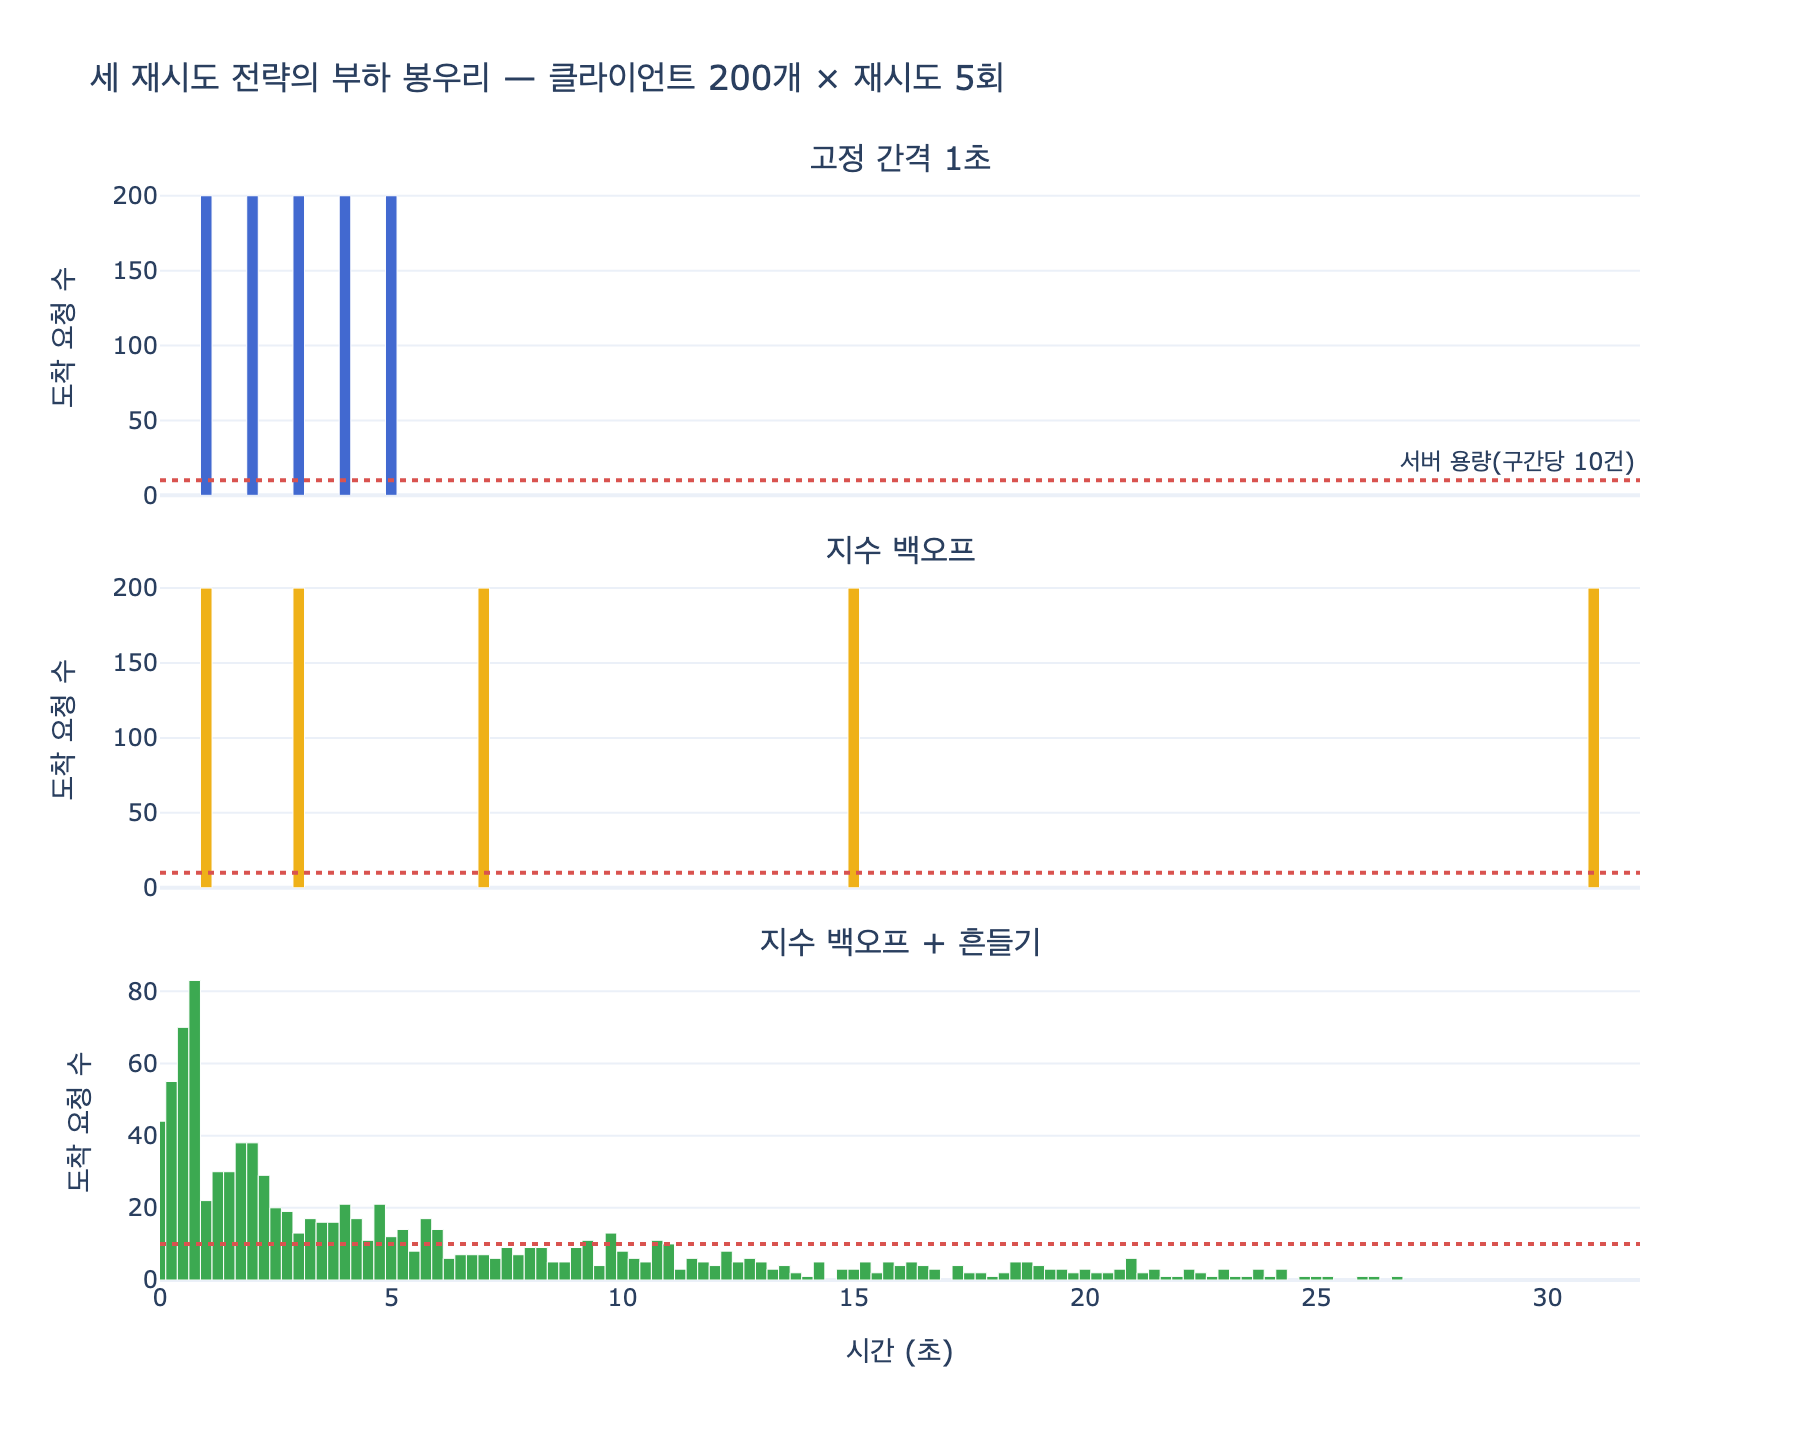

Reproduce this figure in Python.
# %% [markdown]
# # `ex1_backoff.py`의 세 재시도 전략
#
# 질문: `ex1_backoff.py`의 세 재시도 전략은 무엇인가?
#
# 답: **고정 간격 1초**, **지수 백오프(1·2·4·8·16초)**, **지수 백오프 + 흔들기(0~계산값 사이 무작위)**.
#
# 클라이언트 200개가 «동시에» 실패한 뒤 각자 5번 재시도한다고 하자.
# 세 전략 모두 총 요청 수는 $200 \times 5 = 1000$건으로 같다.
# 다른 것은 오직 «언제 도착하느냐»다. 그 차이만으로 서버가 죽고 산다.
#
# | 전략 | $i$번째 재시도까지의 누적 대기 | 특징 |
# |---|---|---|
# | 고정 간격 | $t_i = 1 \cdot (i+1)$ | 매초 200개가 한꺼번에 |
# | 지수 백오프 | $t_i = \sum_{k=0}^{i} \min(2^k, \text{CAP})$ | 간격은 벌어지지만 «다 같이»는 그대로 |
# | 지수 백오프 + 흔들기 | $t_i = \sum_{k=0}^{i} U\big(0,\ \min(2^k, \text{CAP})\big)$ | 봉우리가 흩어짐 |

# %%
# 필요 패키지: plotly, kaleido (시각화·PNG 저장용. 시뮬레이션 자체는 표준 라이브러리만 사용)
import random


def _show(fig):
    try:
        from IPython import get_ipython
        if get_ipython() is not None:  # VSCode 셀/Jupyter에서만 렌더링
            fig.show()
    except ImportError:
        pass


# ex1_backoff.py와 같은 상수
N_CLIENTS = 200        # 동시에 실패한 클라이언트 수
MAX_TRIES = 5          # 각자 5번 재시도
BASE = 1.0             # 기본 대기 (초)
CAP = 30.0             # 대기 상한
BUCKET = 0.25          # 이 간격(초)으로 도착 요청을 센다
SERVER_CAPACITY = 10   # 한 구간에 이만큼만 받아 준다 (초당 40건)

# %% [markdown]
# ## 1. 세 전략의 재시도 시각표
#
# 각 함수는 한 클라이언트의 «재시도 도착 시각» 5개를 돌려준다.

# %%
def schedule_fixed(_rng):
    """고정 간격 — 1초마다 다시. 1, 2, 3, 4, 5초."""
    return [BASE * (i + 1) for i in range(MAX_TRIES)]


def schedule_exp(_rng):
    """지수 백오프 — 대기 1, 2, 4, 8, 16초 (누적 1, 3, 7, 15, 31초)."""
    t, out = 0.0, []
    for i in range(MAX_TRIES):
        t += min(BASE * (2 ** i), CAP)
        out.append(t)
    return out


def schedule_jitter(rng):
    """지수 백오프 + 흔들기 — 0~계산값 사이 무작위로 뽑는다."""
    t, out = 0.0, []
    for i in range(MAX_TRIES):
        t += rng.uniform(0, min(BASE * (2 ** i), CAP))
        out.append(t)
    return out


print("고정 간격  :", schedule_fixed(None))
print("지수 백오프:", schedule_exp(None))
print("흔들기 예시:", [round(t, 2) for t in schedule_jitter(random.Random(42))])
# 출력:
# 고정 간격  : [1.0, 2.0, 3.0, 4.0, 5.0]
# 지수 백오프: [1.0, 3.0, 7.0, 15.0, 31.0]
# 흔들기 예시: [0.64, 0.69, 1.79, 3.58, 15.36]

# %% [markdown]
# 흔들기의 첫 재시도는 $U(0,1)$에서 뽑으니 평균 $0.5$초 —
# 고정 간격 1초보다 **더 빨리** 오기도 한다.
# 흔들기는 늦추는 장치가 아니라 «흩는» 장치다.

# %% [markdown]
# ## 2. 시뮬레이션 — 클라이언트 200개 × 재시도 5회
#
# 0.25초 구간마다 도착 요청을 세고, 구간 최대(봉우리)와
# 서버 용량(구간당 10건)을 넘긴 구간 수를 비교한다.

# %%
def simulate(sched, seed):
    rng = random.Random(seed)
    buckets = {}
    for _ in range(N_CLIENTS):
        for t in sched(rng):
            k = int(t / BUCKET)
            buckets[k] = buckets.get(k, 0) + 1
    return buckets


STRATEGIES = [
    ("고정 간격 1초", schedule_fixed),
    ("지수 백오프", schedule_exp),
    ("지수 백오프 + 흔들기", schedule_jitter),
]

results = {name: simulate(sched, seed=42) for name, sched in STRATEGIES}

print(f"{'전략':<16}{'구간 최대':>8}{'용량 초과 구간':>10}{'총 요청':>8}")
print("-" * 48)
for name, b in results.items():
    peak = max(b.values())
    over = sum(1 for v in b.values() if v > SERVER_CAPACITY)
    total = sum(b.values())
    print(f"{name:<16}{peak:>10}{over:>12}{total:>10}")
# 출력:
# 전략                 구간 최대  용량 초과 구간    총 요청
# ------------------------------------------------
# 고정 간격 1초               200           5      1000
# 지수 백오프                 200           5      1000
# 지수 백오프 + 흔들기            83          27      1000

# %% [markdown]
# 총 요청은 셋 다 1000건으로 같다. 그런데:
#
# - **고정 간격**: 200개가 같은 구간에 몰린다. 용량 10짜리 서버에 20배를 때린다.
# - **지수 백오프**: 간격만 벌렸을 뿐, 다 같이 1초 뒤·3초 뒤에 온다. 봉우리 높이는 그대로 200. 이게 함정이다.
# - **흔들기**: 무작위 한 줄로 봉우리가 200 → 83으로 내려간다. 초과 구간 수는 늘지만 초과 «폭»이 작아 서버가 버틴다.
#   (여기서 83도 첫 재시도가 0~1초 좁은 구간에 몰린 탓이다. 이후 재시도부터는 봉우리가 급격히 낮아진다.)

# %% [markdown]
# ## 3. 시간축 도착 히스토그램 — 봉우리 비교

# %%
import plotly.graph_objects as go
from plotly.subplots import make_subplots

X_MAX = 32.0  # 지수 백오프 마지막 재시도(31초)까지 보이게

fig = make_subplots(
    rows=3, cols=1, shared_xaxes=True, vertical_spacing=0.07,
    subplot_titles=[name for name, _ in STRATEGIES],
)

colors = ["#4269D0", "#EFB118", "#3CA951"]
for row, ((name, _), color) in enumerate(zip(STRATEGIES, colors), start=1):
    b = results[name]
    xs = [k * BUCKET for k in sorted(b)]
    ys = [b[k] for k in sorted(b)]
    fig.add_trace(
        go.Bar(x=xs, y=ys, width=BUCKET, marker_color=color, name=name, showlegend=False),
        row=row, col=1,
    )
    hline_kw = dict(y=SERVER_CAPACITY, line_dash="dot", line_color="#D9534F", row=row, col=1)
    if row == 1:
        hline_kw.update(annotation_text="서버 용량(구간당 10건)", annotation_position="top right")
    fig.add_hline(**hline_kw)

fig.update_layout(
    title="세 재시도 전략의 부하 봉우리 — 클라이언트 200개 × 재시도 5회",
    height=720, width=900, template="plotly_white",
    margin=dict(t=90),
)
fig.update_xaxes(range=[0, X_MAX], row=3, col=1, title_text="시간 (초)")
for row in (1, 2, 3):
    fig.update_yaxes(title_text="도착 요청 수", row=row, col=1)

_show(fig)

import os
_here = os.path.dirname(os.path.abspath(__file__)) if "__file__" in dir() else "."
fig.write_image(os.path.join(_here, "expy.png"), scale=2)
print("expy.png 저장 완료")
# 출력: expy.png 저장 완료

# %% [markdown]
# ## 4. 정리
#
# - `ex1_backoff.py`의 세 전략: **고정 간격 1초**, **지수 백오프(1·2·4·8·16초)**,
#   **지수 백오프 + 흔들기(0~계산값 사이 무작위)**.
# - 지수 백오프는 재시도 «간격»을 벌릴 뿐, 동시에 실패한 무리를 흩지는 못한다.
#   봉우리 높이는 고정 간격과 똑같이 200이다.
# - 흔들기(jitter)는 대기 시간을 $U(0, \min(2^k, \text{CAP}))$에서 뽑아
#   «다 같이»를 깨뜨린다. 봉우리가 200 → 83으로 내려가 재시도 폭풍(retry storm)을 막는다.
